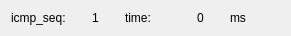
    <widget class="QWidget" name="horizontalLayoutWidget_5">
     <property name="geometry">
      <rect>
       <x>70</x>
       <y>450</y>
       <width>291</width>
       <height>22</height>
      </rect>
     </property>
     <layout class="QHBoxLayout" name="horizontalLayout_5">
      <item>
       <widget class="QLabel" name="label_31">
        <property name="styleSheet">
         <string notr="true">font: 10pt &quot;Ubuntu&quot;;</string>
        </property>
        <property name="text">
         <string>icmp_seq:</string>
        </property>
       </widget>
      </item>
      <item>
       <widget class="QLabel" name="label_icmpseq3">
        <property name="styleSheet">
         <string notr="true">font: 10pt &quot;Ubuntu&quot;;</string>
        </property>
        <property name="text">
         <string>1</string>
        </property>
        <property name="alignment">
         <set>Qt::AlignCenter</set>
        </property>
       </widget>
      </item>
      <item>
       <widget class="QLabel" name="label_37">
        <property name="styleSheet">
         <string notr="true">font: 10pt &quot;Ubuntu&quot;;</string>
        </property>
        <property name="text">
         <string>time:</string>
        </property>
       </widget>
      </item>
      <item>
       <widget class="QLabel" name="label_timeval3">
        <property name="styleSheet">
         <string notr="true">font: 10pt &quot;Ubuntu&quot;;</string>
        </property>
        <property name="text">
         <string>0</string>
        </property>
        <property name="alignment">
         <set>Qt::AlignCenter</set>
        </property>
       </widget>
      </item>
      <item>
       <widget class="QLabel" name="label_43">
        <property name="sizePolicy">
         <sizepolicy hsizetype="Fixed" vsizetype="Preferred">
          <horstretch>0</horstretch>
          <verstretch>0</verstretch>
         </sizepolicy>
        </property>
        <property name="minimumSize">
         <size>
          <width>50</width>
          <height>0</height>
         </size>
        </property>
        <property name="styleSheet">
         <string notr="true">font: 10pt &quot;Ubuntu&quot;;</string>
        </property>
        <property name="text">
         <string>ms</string>
        </property>
       </widget>
      </item>
     </layout>
    </widget>
